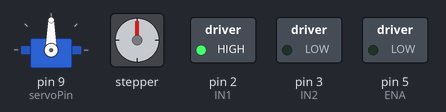
Bench run of a sketch on a simulated Arduino Uno, built with avr-gcc and run on an emulated ATmega328P. Parts: servo, stepper motor, switched loads named in the sketch (green lamp = pin HIGH). Stepper angles assume 2048 steps per turn; pins used as bus, display or sensor lines are not drawn.

Above: at 0.1 s.
At 1.1 s:
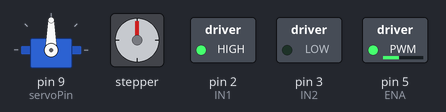
At 2.6 s:
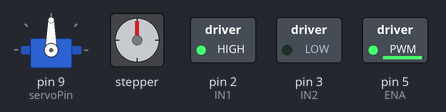
At 7.8 s:
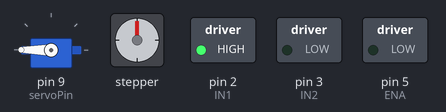
At 17.28 s:
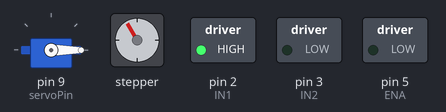
At 36.4 s:
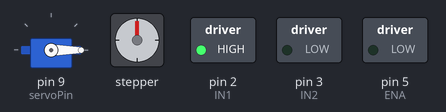
Timing chart, 0 to 37.9 s (numbered marks = the images above):
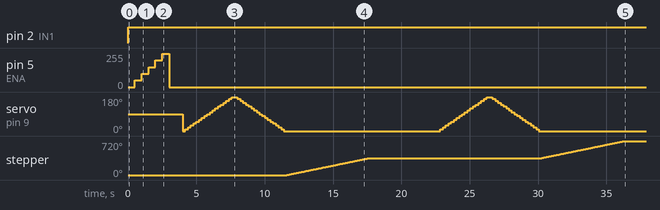

Measured:
- by itself, pin 2 (IN1): LOW → HIGH at 0.00 s
- by itself, pin 5 (ENA): rises from 0/255 to 250/255 in 2.0 s, then falls to 0/255 in 0.50 s
- by itself, stepper: turns 360° clockwise in 6.1 s, then 360° clockwise in 6.1 s

The sketch:

Motors.ino
```cpp
#include <Servo.h>
#include <Stepper.h>

// DC Motor Pins
const int ENA = 5;     // PWM pin
const int IN1 = 2;
const int IN2 = 3;

// Servo Motor
Servo myServo;
const int servoPin = 9;

// Stepper Motor
const int stepsPerRevolution = 2048;
Stepper myStepper(stepsPerRevolution, 4, 5, 6, 7); // IN1–IN4

void setup() {
  // DC Motor setup
  pinMode(ENA, OUTPUT);
  pinMode(IN1, OUTPUT);
  pinMode(IN2, OUTPUT);

  // Servo setup
  myServo.attach(servoPin);

  // Stepper setup
  myStepper.setSpeed(10); // RPM
}

void loop() {
  runDCMotor();
  sweepServo();
  rotateStepper();
}

void runDCMotor() {
  digitalWrite(IN1, HIGH);
  digitalWrite(IN2, LOW);
  for (int speed = 0; speed <= 255; speed += 50) {
    analogWrite(ENA, speed);
    delay(500);
  }
  analogWrite(ENA, 0);
  delay(1000);
}

void sweepServo() {
  for (int angle = 0; angle <= 180; angle += 10) {
    myServo.write(angle);
    delay(200);
  }
  for (int angle = 180; angle >= 0; angle -= 10) {
    myServo.write(angle);
    delay(200);
  }
}

void rotateStepper() {
  myStepper.step(stepsPerRevolution); // One full rotation
  delay(1000);
}
```
